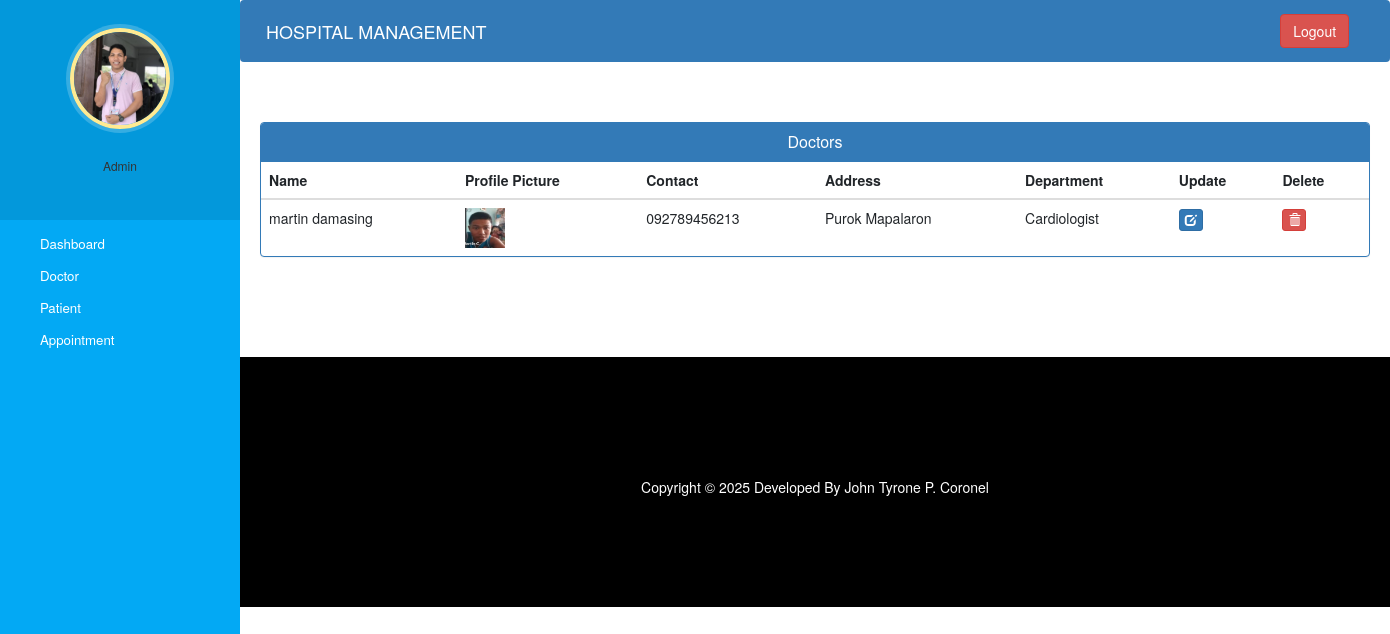
The app's page /admin-view-doctor (signed in) with its own data.
### hospital/models.py (models this page shows, shortened)
class Doctor(models.Model):
    user=models.OneToOneField(User,on_delete=models.CASCADE)
    profile_pic= models.ImageField(upload_to='profile_pic/DoctorProfilePic/',null=True,blank=True)
    address = models.CharField(max_length=40)
    mobile = models.CharField(max_length=20,null=True)
    department= models.CharField(max_length=50,choices=departments,default='Cardiologist')
    status=models.BooleanField(default=False)
    @property
    def get_name(self):
        return self.user.first_name+" "+self.user.last_name

### hospital/views.py (the view)
# urls.py: path('admin-view-doctor', views.admin_view_doctor_view,name='admin-view-doctor'),
@login_required(login_url='adminlogin')
@user_passes_test(is_admin)
def admin_view_doctor_view(request):
    doctors=models.Doctor.objects.all().filter(status=True)
    return render(request,'hospital/admin_view_doctor.html',{'doctors':doctors})

### hospital/views.py (called while the page is built)
def is_admin(user):
    return user.is_superuser or user.groups.filter(name='ADMIN').exists()

### templates/hospital/admin_view_doctor.html (shortened to what this page needs)
{% extends 'hospital/admin_base.html' %}
{% block content %}
{%load static%}
<head>
  <link href="//netdna.bootstrapcdn.com/bootstrap/3.0.0/css/bootstrap.min.css" rel="stylesheet" id="bootstrap-css">
</head>
<div class="container">
  <div class="panel panel-primary">
    <div class="panel-heading">
      <h6 class="panel-title">Doctors</h6>
    </div>
    <table class="table table-hover" id="dev-table">
      <thead>
        <tr>
          <th>Name</th>
          <th>Profile Picture</th>
          <th>Contact</th>
          <th>Address</th>
          <th>Department</th>
          <th>Update</th>
          <th>Delete</th>
        </tr>
      </thead>
      {% for d in doctors %}
      <tr>
        <td> {{d.get_name}}</td>
        <td> <img src="{% static d.profile_pic.url %}" alt="Profile Pic" height="40px" width="40px" /></td>
        <td>{{d.mobile}}</td>
        <td>{{d.address}}</td>
        <td>{{d.department}}</td>
        <td><a class="btn btn-primary btn-xs" href="{% url 'update-doctor' d.id  %}"><span class="glyphicon glyphicon-edit"></span></a></td>
        <td><a class="btn btn-danger btn-xs" href="{% url 'delete-doctor-from-hospital' d.id  %}"><span class="glyphicon glyphicon-trash"></span></a></td>
      </tr>
      {% endfor %}
    </table>
  </div>
</div>
{% endblock content %}

### templates/hospital/admin_base.html (shortened to what this page needs)
<!DOCTYPE html>
{% load static %}
<html lang="en">
<head>
  <link rel="stylesheet" href="https://stackpath.bootstrapcdn.com/bootstrap/4.3.1/css/bootstrap.min.css">
  <link rel="stylesheet" href="https://maxcdn.bootstrapcdn.com/font-awesome/4.7.0/css/font-awesome.min.css">
  <link rel="stylesheet" href="{% static '/style.css' %}">
</head>
<body>
  <nav class="menu" tabindex="0">
    <header class="avatar">
      <img src="{% static "images/tyrone.jpg" %}" />
      <br><br>
      <h6>Admin</h6>
    </header>
    <ul>
      <li tabindex="0" class="icon-dashboard"> <a style="color:white; text-decoration:none;" href="/admin-dashboard"><span>Dashboard</span></a> </li>
      <li tabindex="0" class="icon-customers"> <a style="color:white; text-decoration:none;" href="/admin-doctor"><span>Doctor</span></a></li>
      <li tabindex="0" class="icon-users"> <a style="color:white; text-decoration:none;" href="/admin-patient"><span>Patient</span></a></li>
      <li tabindex="0" class="icon-calendar"> <a style="color:white; text-decoration:none;" href="/admin-appointment"><span>Appointment</span></a></li>
    </ul>
  </nav>
  <main>
    <div class="bs-example">
      <nav class="navbar navbar-expand-md  navbar-dark fixed-top" style="background:#337AB7;">
        <a href="/admin-dashboard" class="navbar-brand">HOSPITAL MANAGEMENT</a>
        <div class="collapse navbar-collapse justify-content-between" id="navbarCollapse">
          <div class="navbar-nav" style=" margin-left: 90%;">
            <a href="{% url 'logout' %}" class="btn btn-danger">Logout</a>
          </div>
        </div>
      </nav>
    </div>
    <br><br>
    {% block content %}
    {% endblock content %}
    <br><br><br><br>
    <footer>
      <br>
      <div class="container">
        <div class="row">
          <div class="col-md-12 col-sm-12">
            <div style="color:#ffffff;" class="wow fadeInUp footer-copyright">
              <p>
                Copyright &copy; 2025 Developed By John Tyrone P. Coronel </p>
            </div>
          </div>
        </div>
      </div>
    </footer>
  </main>
</body>
</html>

### static/style.css (style rules this page uses)
body { padding-left: 240px; }
main { position: relative; height: 100vh; }
.menu { background: #5bc995; height: 100vh; width: 240px; position: fixed; top: 0px; left: 0; z-index: 5; outline: none; }
.menu .avatar { background: rgba(0, 0, 0, 0.1); padding: 2em 0.5em; text-align: center; }
.menu .avatar img { width: 100px; border-radius: 50%; overflow: hidden; border: 4px solid #ffea92; box-shadow: 0 0 0 4px rgba(255, 255, 255, 0.2); }
.menu ul { list-style: none; padding: 0.5em 0; margin: 0; }
.menu ul li { padding: 0.5em 1em 0.5em 3em; font-size: 0.95em; font-weight: regular; background-repeat: no-repeat; background-position: left 15px center; background-size: auto 20px; transition: all 0.15s linear; cursor: pointer; }
.menu ul li.icon-dashboard { background-image: url("http://www.entypo.com/images//gauge.svg"); }
.menu ul li.icon-customers { background-image: url("http://www.entypo.com/images//briefcase.svg"); }
.menu ul li.icon-users { background-image: url("http://www.entypo.com/images//users.svg"); }
.menu ul li.icon-calendar { background-image: url("http://www.entypo.com/images//calendar.svg"); }

### templates/hospital/admin_base.html (style rules this page uses)
a:link { text-decoration: none; }
a { color: white; }
footer { padding: 0px 0px 0px 0px; background-color: black; margin: 0px; }
p { text-align: center; }
body { padding-left: 240px; }
main { position: relative; height: 100vh; }
.menu { background: #03a9f4; height: 100vh; width: 240px; position: fixed; top: 0px; left: 0; z-index: 5; outline: none; }
.menu .avatar { background: rgba(0, 0, 0, 0.1); padding: 2em 0.5em; text-align: center; }
.menu .avatar img { width: 100px; border-radius: 50%; overflow: hidden; border: 4px solid #ffea92; box-shadow: 0 0 0 4px rgba(255, 255, 255, 0.2); }
.menu ul { list-style: none; padding: 0.5em 0; margin: 0; }
.menu ul li { padding: 0.5em 1em 0.5em 3em; font-size: 0.95em; font-weight: regular; background-repeat: no-repeat; background-position: left 15px center; background-size: auto 20px; transition: all 0.15s linear; cursor: pointer; }
.menu ul li.icon-dashboard { background-image: url("http://www.entypo.com/images//gauge.svg"); }
.menu ul li.icon-customers { background-image: url("http://www.entypo.com/images//briefcase.svg"); }
.menu ul li.icon-users { background-image: url("http://www.entypo.com/images//users.svg"); }
.menu ul li.icon-calendar { background-image: url("http://www.entypo.com/images//calendar.svg"); }

### templates/hospital/admin_view_doctor.html (style rules this page uses)
a:link { text-decoration: none; }
h6 { text-align: center; }
.row { margin: 100px; }

### records on screen
Doctor: get_name "martin damasing", profile_pic (picture), mobile "092789456213", address "Purok Mapalaron", department "Cardiologist"
